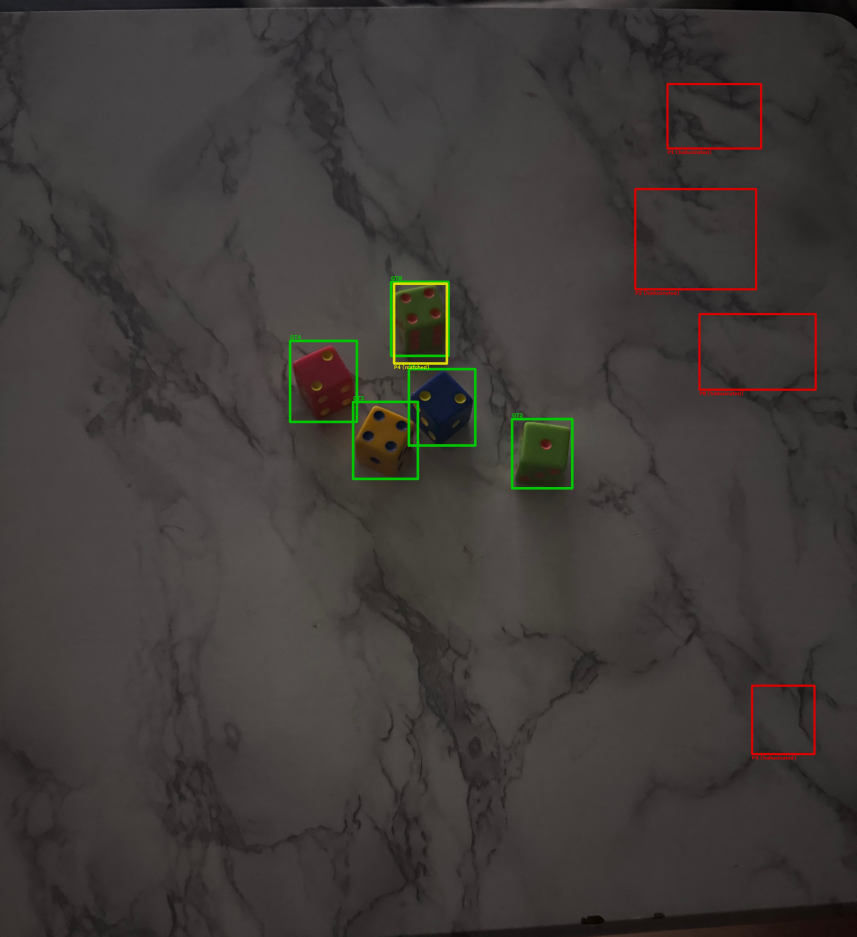
#> input picture runs/localization/failure_analysis/d6_ - 122_jpeg.rf.APJxsi3oQTL3RaeoWwjF_diagnostic.jpg, 4284 x 4682 px, given in place of d6_ - 7.jpeg, which was not available (shown at 1/5 size)
$ python locate_dice.py
#> lines starting #> are read from the running program, lines starting #| are printed output that depends on the picture; after the words box and inside, x2 and y2 are one past the last pixel; in counts of white or black regions, pixels touching at a corner belong together; pictures that were not available may be replaced by others from this repository, and a replacement may not be noted
#> in main, image is the input picture: shape (4682, 4284, 3); mean B, G, R 56.5, 59, 63.4
import argparse
import cv2 as cv
import numpy as np
from pathlib import Path

BLUR_KERNEL = (5, 5)
SIGMA = .5
CLAHE_CLIP_LIMIT = 2.0
CLAHE_TILE_GRID = (8,8)
MORPH_KERNEL_SIZE = (5, 5)
MIN_AREA_FRACTION = 0.0015
MAX_AREA_FRACTION = 0.10
MIN_ASPECT_RATIO = 0.45
MAX_ASPECT_RATIO = 2.2
MIN_SOLIDITY = 0.75
CHANNEL = "l"
# CHANNEL = "saturation"
VALID_CHANNELS = ("l", "saturation")
CURRENT_DIR = Path.cwd()
OUTPUT_DIR = CURRENT_DIR / "runs/localization/run_11"
IMAGE_DIR = CURRENT_DIR / "data/raw/d6_ - 7.jpeg"
DEBUG = True

def contour_solidity(contour):
    area = cv.contourArea(contour)
    hull = cv.convexHull(contour)
    hull_area = cv.contourArea(hull)
    if hull_area == 0:
        return 0
    return area / hull_area

def filter_dice_contours(contours, image_area):
    min_area_px = MIN_AREA_FRACTION * image_area
    max_area_px = MAX_AREA_FRACTION * image_area
    boxes = []
    for c in contours:
        area = cv.contourArea(c)
        if area < min_area_px or area > max_area_px:
            continue

        x, y, w, h = cv.boundingRect(c)
        aspect_ratio = w / h if h > 0 else 0
        if aspect_ratio < MIN_ASPECT_RATIO or aspect_ratio > MAX_ASPECT_RATIO:
            continue

        if contour_solidity(c) < MIN_SOLIDITY:
            continue

        boxes.append((x, y, w, h))

    return boxes

def locate_dice(image_bgr, debug=False):
#> called with debug = True
    image_area = image_bgr.shape[0] * image_bgr.shape[1]
#> image_area = 20057688
    blurred = cv.GaussianBlur(image_bgr, BLUR_KERNEL, SIGMA)
    clahe = cv.createCLAHE(clipLimit=CLAHE_CLIP_LIMIT, tileGridSize=CLAHE_TILE_GRID)
    if CHANNEL == "l":
        lab = cv.cvtColor(blurred, cv.COLOR_BGR2LAB)
#> lab: shape (4682, 4284, 3); mean of channels 0, 1, 2 64.6, 129.6, 130.2
        raw_channel, _, _ = cv.split(lab)
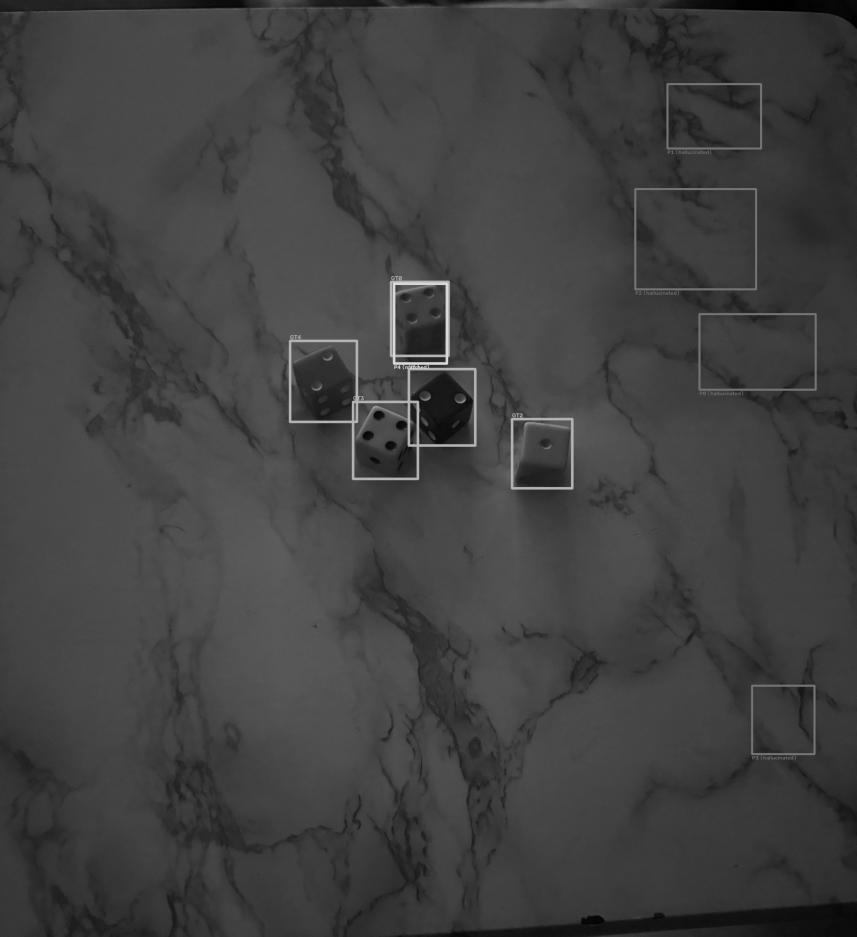
#> raw_channel: shape (4682, 4284) (shown at 1/5 size); min 0, max 222, mean 64.6
    else:
        hsv = cv.cvtColor(blurred, cv.COLOR_BGR2HSV)
        _, raw_channel, _ = cv.split(hsv)
    normalized_channel = clahe.apply(raw_channel)
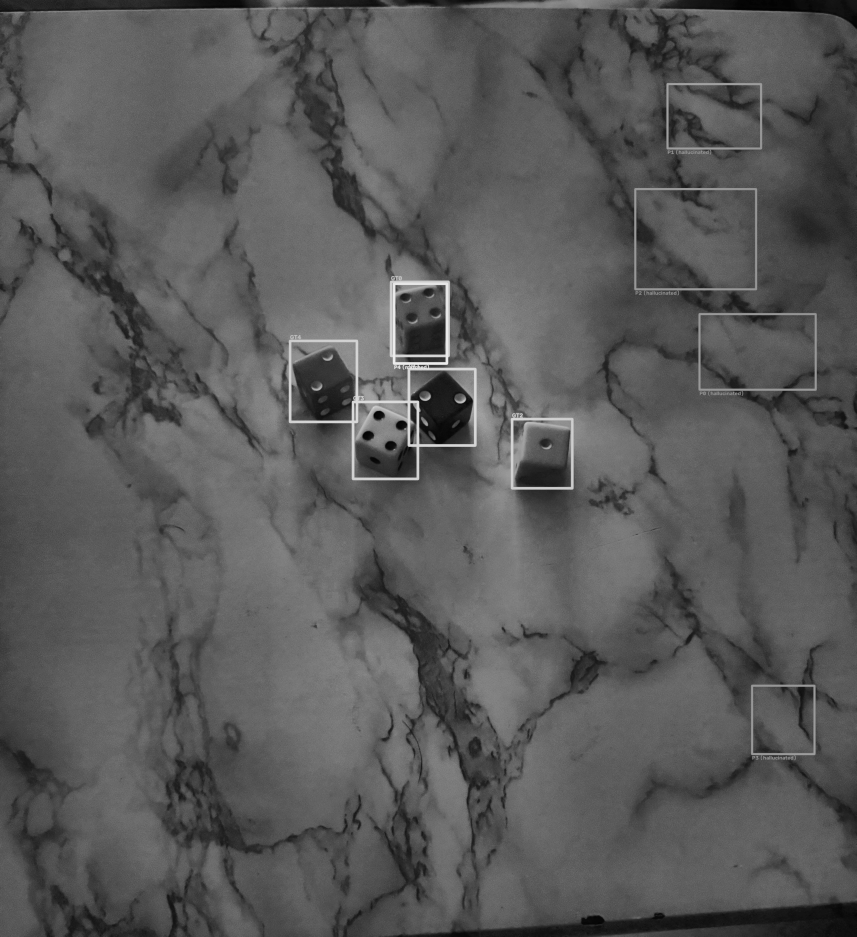
#> normalized_channel: shape (4682, 4284) (shown at 1/5 size); min 1, max 239, mean 89
    _, threshold = cv.threshold(normalized_channel, 0, 255, cv.THRESH_BINARY + cv.THRESH_OTSU)
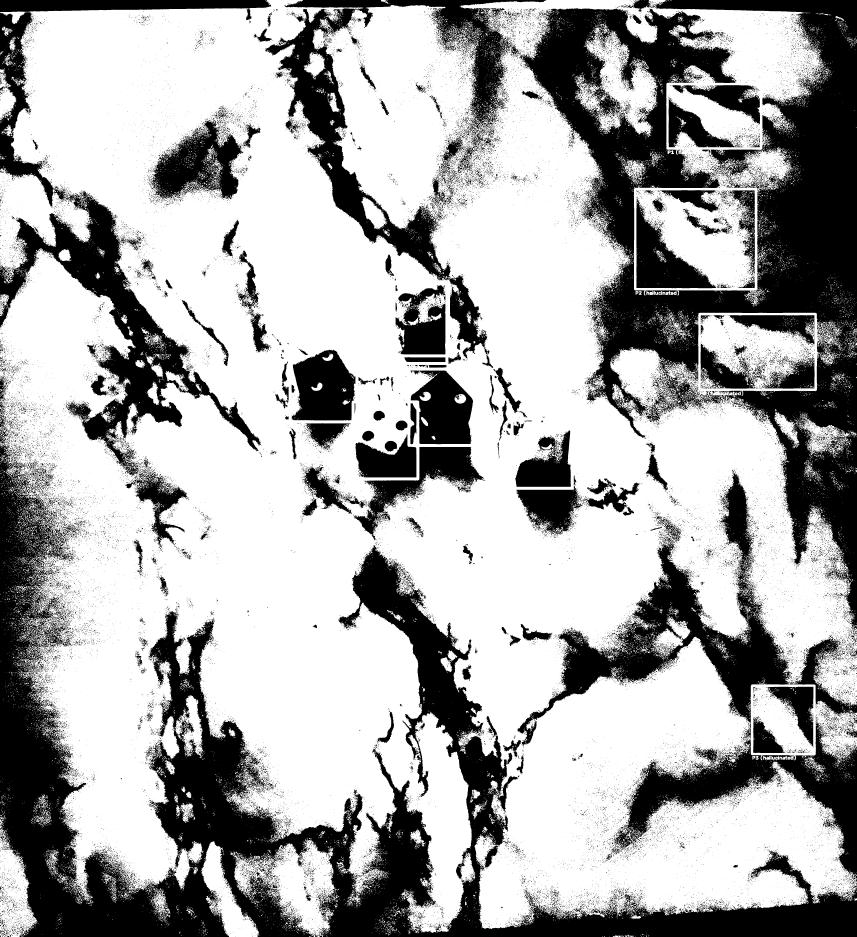
#> threshold: shape (4682, 4284) (shown at 1/5 size); 66.8% white; 48709 black regions (44866 under 20 px), largest, box (x1, y1, x2, y2) and area: (0, 2007, 4284, 4682) 2003047, (2595, 0, 4284, 3147) 1688268, (1325, 0, 2729, 1794) 383011
    kernel = cv.getStructuringElement(cv.MORPH_ELLIPSE, MORPH_KERNEL_SIZE)
    opened = cv.morphologyEx(threshold, cv.MORPH_OPEN, kernel, iterations=3)
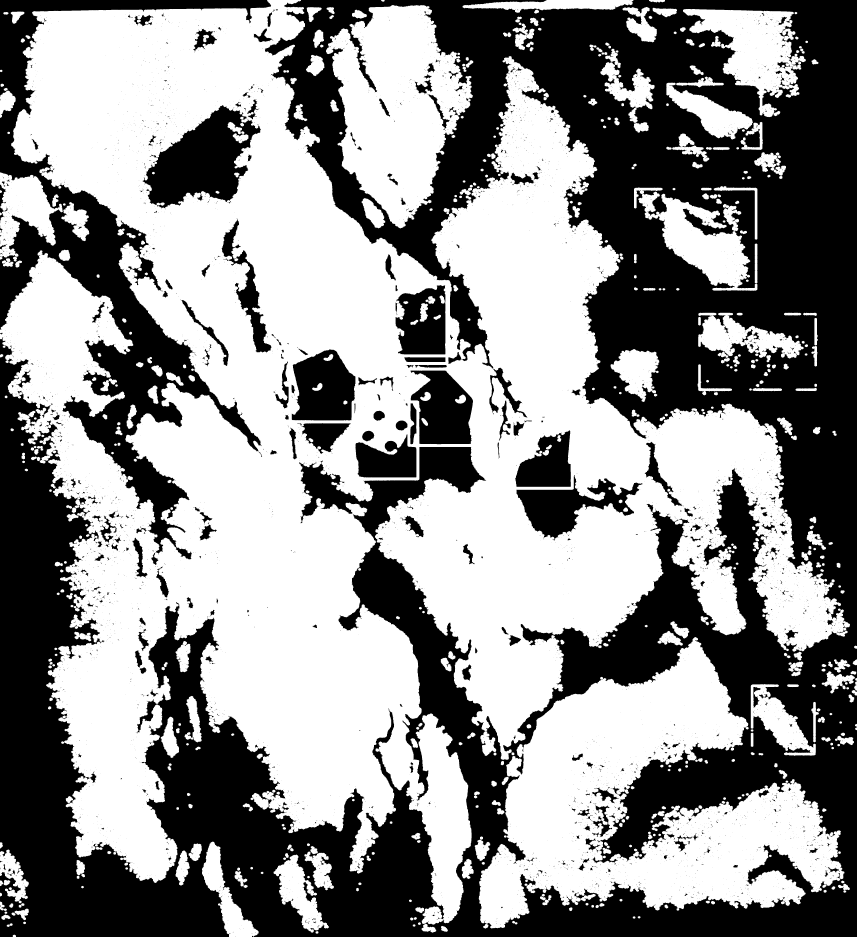
#> opened: shape (4682, 4284) (shown at 1/5 size); 55.6% white; 6507 black regions (5947 under 20 px), largest, box (x1, y1, x2, y2) and area: (0, 0, 4284, 4682) 7328221, (0, 0, 1356, 2825) 714355, (714, 525, 1304, 1045) 161344
    closed = cv.morphologyEx(opened, cv.MORPH_CLOSE, kernel, iterations=3)
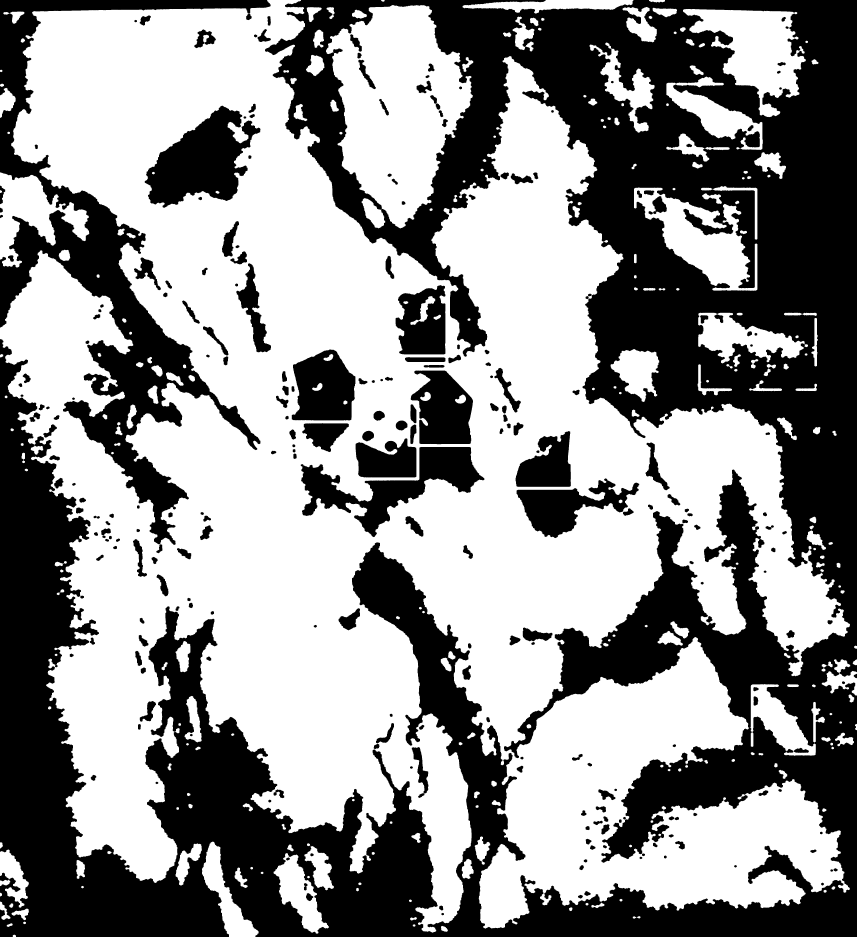
#> closed: shape (4682, 4284) (shown at 1/5 size); 56.7% white; 266 black regions
    contours, _ = cv.findContours(closed, cv.RETR_EXTERNAL, cv.CHAIN_APPROX_SIMPLE)
#> contours = 243 contours, 3 with area under 20; largest, box (x1, y1, x2, y2) and area: (0, 0, 4250, 4663) 10710892, (1630, 25, 2364, 1142) 510112, (3415, 45, 4029, 586) 157703, (3170, 937, 3787, 1454) 138290, (0, 862, 446, 1338) 91116
    boxes = filter_dice_contours(contours, image_area)
#> the loop in filter_dice_contours, `for c in contours:` made 243 passes
#> after the loop in filter_dice_contours, `for c in contours:`: boxes = [(1368, 4265, 276, 404), (3053, 1745, 243, 265), (1630, 25, 734, 1117)]
    circled = image_bgr.copy()
    hsv = cv.cvtColor(blurred, cv.COLOR_BGR2HSV)
#> hsv: shape (4682, 4284, 3); mean H, S, V 30, 27.9, 64.4
    circles = cv.HoughCircles(
        cv.cvtColor(hsv, cv.COLOR_BGR2GRAY),
        cv.HOUGH_GRADIENT,
        dp=1,
        minDist=image_bgr.shape[0]/85,
        param1=200,
        param2=10,
        minRadius=20,
        maxRadius=30
    )
#> circles = 23 rows, first 8: [2126.5, 1978.5, 29.4], [2299.5, 1991.5, 29.4], [1955.5, 2234.5, 27.1], [1893.5, 2081.5, 23.8], [2009.5, 2130.5, 25.7], [1838.5, 2181.5, 26.8], [3404.5, 760.5, 25.8], [3690.5, 1966.5, 26]

    # Draw only the first detected circle
    if circles is not None:
        circles = np.uint16(np.around(circles))
#> circles = 23 rows, first 8: [2126, 1978, 29], [2300, 1992, 29], [1956, 2234, 27], [1894, 2082, 24], [2010, 2130, 26], [1838, 2182, 27], [3404, 760, 26], [3690, 1966, 26]
        for i in circles[0, :]:
            cv.circle(circled, (i[0], i[1]), i[2], (0, 255, 0), 2)
            cv.circle(circled, (i[0], i[1]), 2, (0, 0, 255), 3)
#> this loop made 23 passes
#> i on passes 1 to 12: [2126, 1978, 29], [2300, 1992, 29], [1956, 2234, 27], [1894, 2082, 24], [2010, 2130, 26], [1838, 2182, 27], [3404, 760, 26], [3690, 1966, 26], [3830, 3788, 28], [2040, 1836, 27], [3244, 1464, 26], [3566, 1966, 25]

    debug_images = None
    if debug:
        debug_images = {
            "blurred": blurred,
            "normalized_channel": normalized_channel,
            "threshold": threshold,
            "closed": closed,
            "circled": circled
        }

    return boxes, debug_images

def draw_boxes(image_bgr, boxes):
    annotated = image_bgr.copy()
    for i, (x, y, w, h) in enumerate(boxes):
        cv.rectangle(annotated, (x, y), (x + w, y + h), (0, 255, 0), 12)
    return annotated

def main():
    image = cv.imread(IMAGE_DIR)
    if image is None:
        raise FileNotFoundError(f"Could not read image: {IMAGE_DIR}")

    boxes, debug_images = locate_dice(image, DEBUG)
#> debug_images = 5 items

    print(f"Detected {len(boxes)} candidate die region(s):")
#| Detected 3 candidate die region(s):
    for i, box in enumerate(boxes):
        print(f"  die {i}: x={box[0]}, y={box[1]}, w={box[2]}, h={box[3]}")
#> this loop made 3 passes
#|   die 0: x=1368, y=4265, w=276, h=404
#|   die 1: x=3053, y=1745, w=243, h=265
#|   die 2: x=1630, y=25, w=734, h=1117

    out_dir = Path(OUTPUT_DIR)
    out_dir.mkdir(parents=True, exist_ok=True)

    annotated = draw_boxes(image, boxes)
#> the loop in draw_boxes, `for i, (x, y, w, h) in enumerate(boxes):` made 3 passes
    cv.imwrite(str(out_dir / "annotated.jpg"), annotated)
    print(f"\nAnnotated image saved to {out_dir / 'annotated.jpg'}")

    if DEBUG and debug_images:
        for name, img in debug_images.items():
            cv.imwrite(str(out_dir / f"debug_{name}.jpg"), img)
#> this loop made 5 passes
        print(f"Debug stage images saved to {out_dir}/debug_*.jpg")

if __name__ == "__main__":
    main()
